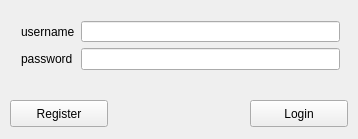
<?xml version="1.0" encoding="UTF-8"?>
<ui version="4.0">
 <class>LoginWindow</class>
 <widget class="QMainWindow" name="LoginWindow">
  <property name="geometry">
   <rect>
    <x>0</x>
    <y>0</y>
    <width>358</width>
    <height>139</height>
   </rect>
  </property>
  <property name="windowTitle">
   <string>LoginWindow</string>
  </property>
  <widget class="QWidget" name="centralWidget">
   <widget class="QWidget" name="formLayoutWidget">
    <property name="geometry">
     <rect>
      <x>10</x>
      <y>10</y>
      <width>341</width>
      <height>71</height>
     </rect>
    </property>
    <layout class="QFormLayout" name="formLayout">
     <property name="fieldGrowthPolicy">
      <enum>QFormLayout::AllNonFixedFieldsGrow</enum>
     </property>
     <item row="0" column="0">
      <widget class="QLabel" name="usernameLabel">
       <property name="text">
        <string>username</string>
       </property>
      </widget>
     </item>
     <item row="0" column="1">
      <widget class="QLineEdit" name="usernameLineEdit"/>
     </item>
     <item row="1" column="0">
      <widget class="QLabel" name="passwordLabel">
       <property name="text">
        <string>password</string>
       </property>
      </widget>
     </item>
     <item row="1" column="1">
      <widget class="QLineEdit" name="passwordLineEdit"/>
     </item>
    </layout>
   </widget>
   <widget class="QPushButton" name="loginButton">
    <property name="geometry">
     <rect>
      <x>250</x>
      <y>100</y>
      <width>98</width>
      <height>27</height>
     </rect>
    </property>
    <property name="text">
     <string>Login</string>
    </property>
   </widget>
   <widget class="QPushButton" name="registerButton">
    <property name="geometry">
     <rect>
      <x>10</x>
      <y>100</y>
      <width>98</width>
      <height>27</height>
     </rect>
    </property>
    <property name="text">
     <string>Register</string>
    </property>
   </widget>
  </widget>
 </widget>
 <layoutdefault spacing="6" margin="11"/>
 <resources/>
 <connections/>
</ui>
